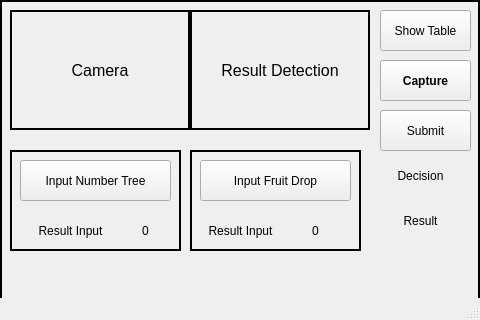
<?xml version="1.0" encoding="UTF-8"?>
<ui version="4.0">
 <class>MainWindow</class>
 <widget class="QMainWindow" name="MainWindow">
  <property name="geometry">
   <rect>
    <x>0</x>
    <y>0</y>
    <width>480</width>
    <height>320</height>
   </rect>
  </property>
  <property name="windowTitle">
   <string>MainWindow</string>
  </property>
  <widget class="QWidget" name="centralwidget">
   <widget class="QLabel" name="Camera">
    <property name="geometry">
     <rect>
      <x>10</x>
      <y>10</y>
      <width>180</width>
      <height>120</height>
     </rect>
    </property>
    <property name="maximumSize">
     <size>
      <width>16777215</width>
      <height>16777215</height>
     </size>
    </property>
    <property name="font">
     <font>
      <pointsize>12</pointsize>
     </font>
    </property>
    <property name="frameShape">
     <enum>QFrame::WinPanel</enum>
    </property>
    <property name="text">
     <string>Camera</string>
    </property>
    <property name="alignment">
     <set>Qt::AlignCenter</set>
    </property>
   </widget>
   <widget class="QPushButton" name="Capture">
    <property name="geometry">
     <rect>
      <x>380</x>
      <y>60</y>
      <width>91</width>
      <height>41</height>
     </rect>
    </property>
    <property name="font">
     <font>
      <weight>75</weight>
      <bold>true</bold>
     </font>
    </property>
    <property name="text">
     <string>Capture</string>
    </property>
   </widget>
   <widget class="QLabel" name="label_2">
    <property name="geometry">
     <rect>
      <x>370</x>
      <y>160</y>
      <width>101</width>
      <height>31</height>
     </rect>
    </property>
    <property name="text">
     <string>Decision</string>
    </property>
    <property name="alignment">
     <set>Qt::AlignCenter</set>
    </property>
   </widget>
   <widget class="QLabel" name="Camera_2">
    <property name="geometry">
     <rect>
      <x>190</x>
      <y>10</y>
      <width>180</width>
      <height>120</height>
     </rect>
    </property>
    <property name="maximumSize">
     <size>
      <width>16777215</width>
      <height>16777215</height>
     </size>
    </property>
    <property name="font">
     <font>
      <pointsize>12</pointsize>
     </font>
    </property>
    <property name="frameShape">
     <enum>QFrame::WinPanel</enum>
    </property>
    <property name="frameShadow">
     <enum>QFrame::Plain</enum>
    </property>
    <property name="lineWidth">
     <number>20</number>
    </property>
    <property name="text">
     <string>Result Detection</string>
    </property>
    <property name="textFormat">
     <enum>Qt::AutoText</enum>
    </property>
    <property name="alignment">
     <set>Qt::AlignCenter</set>
    </property>
   </widget>
   <widget class="QPushButton" name="btn_buahjatuh">
    <property name="geometry">
     <rect>
      <x>200</x>
      <y>160</y>
      <width>151</width>
      <height>41</height>
     </rect>
    </property>
    <property name="text">
     <string>Input Fruit Drop</string>
    </property>
   </widget>
   <widget class="QLabel" name="label_6">
    <property name="geometry">
     <rect>
      <x>190</x>
      <y>210</y>
      <width>101</width>
      <height>41</height>
     </rect>
    </property>
    <property name="text">
     <string>Result Input</string>
    </property>
    <property name="alignment">
     <set>Qt::AlignCenter</set>
    </property>
   </widget>
   <widget class="QLabel" name="val_buahjatuh">
    <property name="geometry">
     <rect>
      <x>290</x>
      <y>210</y>
      <width>51</width>
      <height>41</height>
     </rect>
    </property>
    <property name="text">
     <string>0</string>
    </property>
    <property name="alignment">
     <set>Qt::AlignCenter</set>
    </property>
   </widget>
   <widget class="QPushButton" name="btn_nomorPohon">
    <property name="geometry">
     <rect>
      <x>20</x>
      <y>160</y>
      <width>151</width>
      <height>41</height>
     </rect>
    </property>
    <property name="text">
     <string>Input Number Tree</string>
    </property>
   </widget>
   <widget class="QLabel" name="val_nomorpohon">
    <property name="geometry">
     <rect>
      <x>120</x>
      <y>210</y>
      <width>51</width>
      <height>41</height>
     </rect>
    </property>
    <property name="text">
     <string>0</string>
    </property>
    <property name="alignment">
     <set>Qt::AlignCenter</set>
    </property>
   </widget>
   <widget class="QLabel" name="label_10">
    <property name="geometry">
     <rect>
      <x>20</x>
      <y>210</y>
      <width>101</width>
      <height>41</height>
     </rect>
    </property>
    <property name="text">
     <string>Result Input</string>
    </property>
    <property name="alignment">
     <set>Qt::AlignCenter</set>
    </property>
   </widget>
   <widget class="QLabel" name="label_11">
    <property name="geometry">
     <rect>
      <x>370</x>
      <y>190</y>
      <width>101</width>
      <height>61</height>
     </rect>
    </property>
    <property name="text">
     <string>Result</string>
    </property>
    <property name="alignment">
     <set>Qt::AlignCenter</set>
    </property>
   </widget>
   <widget class="QPushButton" name="btn_processdecision">
    <property name="geometry">
     <rect>
      <x>380</x>
      <y>110</y>
      <width>91</width>
      <height>41</height>
     </rect>
    </property>
    <property name="text">
     <string>Submit</string>
    </property>
   </widget>
   <widget class="QPushButton" name="btn_showtableresult_2">
    <property name="geometry">
     <rect>
      <x>380</x>
      <y>10</y>
      <width>91</width>
      <height>41</height>
     </rect>
    </property>
    <property name="text">
     <string>Show Table</string>
    </property>
   </widget>
   <widget class="QLabel" name="label_7">
    <property name="geometry">
     <rect>
      <x>190</x>
      <y>150</y>
      <width>171</width>
      <height>101</height>
     </rect>
    </property>
    <property name="frameShape">
     <enum>QFrame::WinPanel</enum>
    </property>
    <property name="text">
     <string/>
    </property>
   </widget>
   <widget class="QLabel" name="label_9">
    <property name="geometry">
     <rect>
      <x>0</x>
      <y>0</y>
      <width>480</width>
      <height>320</height>
     </rect>
    </property>
    <property name="frameShape">
     <enum>QFrame::WinPanel</enum>
    </property>
    <property name="text">
     <string/>
    </property>
   </widget>
   <widget class="QLabel" name="label_8">
    <property name="geometry">
     <rect>
      <x>10</x>
      <y>150</y>
      <width>171</width>
      <height>101</height>
     </rect>
    </property>
    <property name="frameShape">
     <enum>QFrame::WinPanel</enum>
    </property>
    <property name="text">
     <string/>
    </property>
   </widget>
   <zorder>label_9</zorder>
   <zorder>label_7</zorder>
   <zorder>Camera</zorder>
   <zorder>Capture</zorder>
   <zorder>label_2</zorder>
   <zorder>Camera_2</zorder>
   <zorder>btn_buahjatuh</zorder>
   <zorder>label_6</zorder>
   <zorder>val_buahjatuh</zorder>
   <zorder>btn_nomorPohon</zorder>
   <zorder>val_nomorpohon</zorder>
   <zorder>label_10</zorder>
   <zorder>label_11</zorder>
   <zorder>btn_processdecision</zorder>
   <zorder>btn_showtableresult_2</zorder>
   <zorder>label_8</zorder>
  </widget>
  <widget class="QMenuBar" name="menubar">
   <property name="geometry">
    <rect>
     <x>0</x>
     <y>0</y>
     <width>480</width>
     <height>22</height>
    </rect>
   </property>
  </widget>
  <widget class="QStatusBar" name="statusbar"/>
 </widget>
 <resources/>
 <connections/>
</ui>
